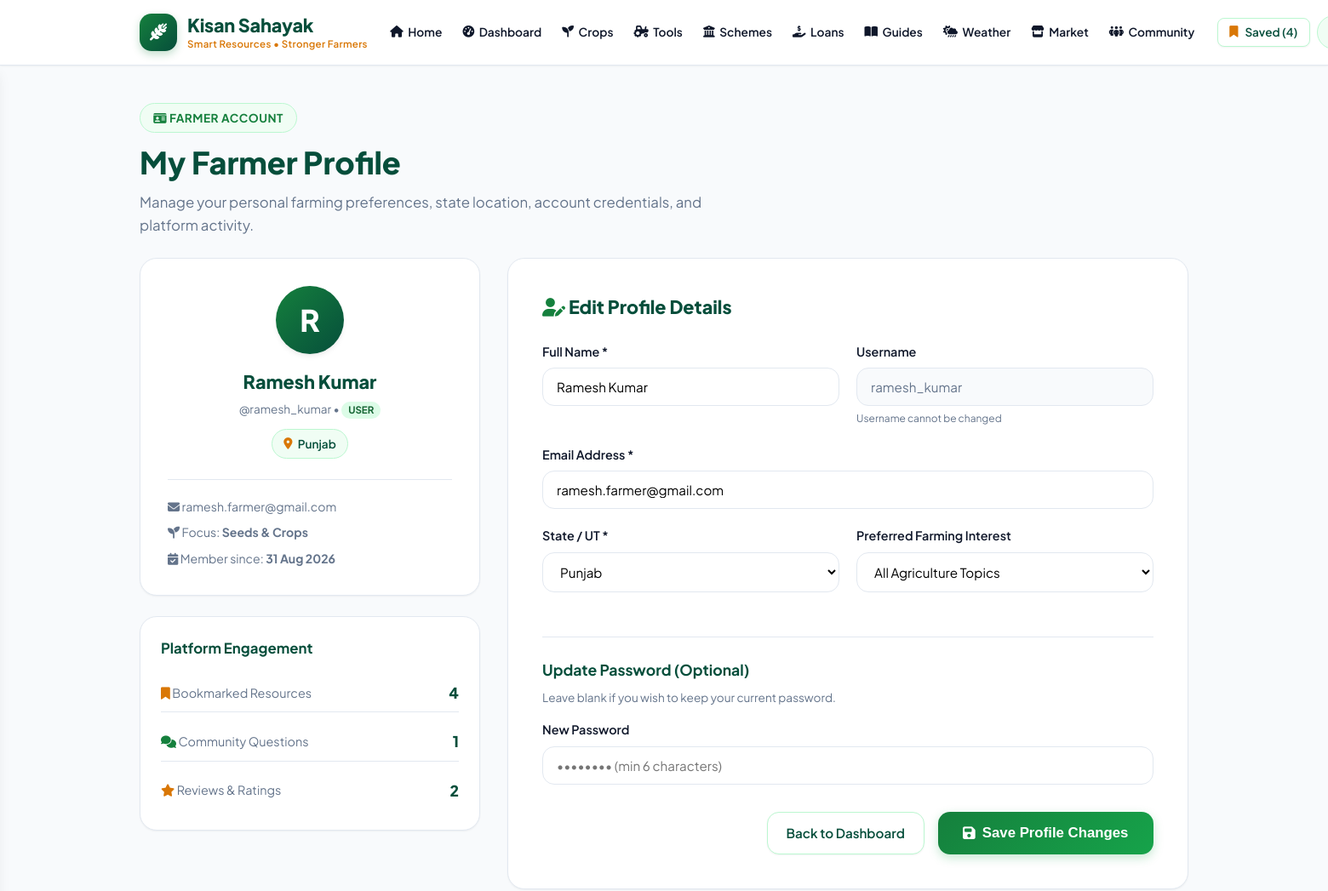
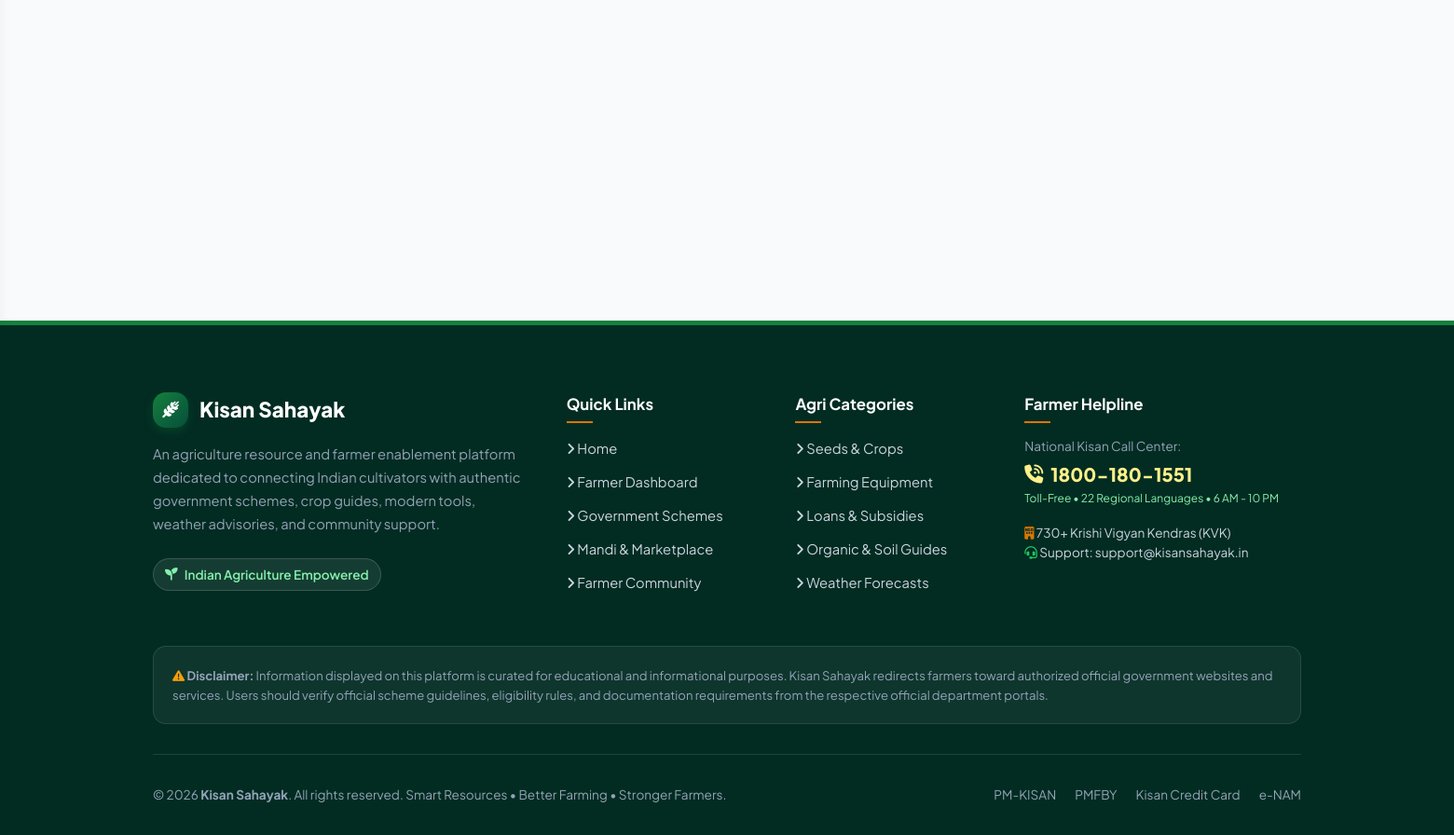
Screenshot of /profile (signed in) with the database file from the repository (2 pictures, top to bottom).
### tables this page shows
CREATE TABLE users (
        id INTEGER PRIMARY KEY AUTOINCREMENT,
        full_name TEXT NOT NULL,
        username TEXT UNIQUE NOT NULL,
        email TEXT UNIQUE NOT NULL,
        password_hash TEXT NOT NULL,
        state TEXT DEFAULT 'General',
        preferred_category TEXT DEFAULT 'General',
        role TEXT DEFAULT 'user',
        created_at TIMESTAMP DEFAULT CURRENT_TIMESTAMP
    );

### app.py (the view, shortened to what this page needs)
@app.route('/profile', methods=['GET', 'POST'])
@login_required
def profile():
    conn = get_db()
    user_id = g.user['id']
    user_info = conn.execute("SELECT * FROM users WHERE id = ?", (user_id,)).fetchone()
    bookmarks_count = conn.execute("SELECT COUNT(*) FROM bookmarks WHERE user_id = ?", (user_id,)).fetchone()[0]
    posts_count = conn.execute("SELECT COUNT(*) FROM community_posts WHERE user_id = ?", (user_id,)).fetchone()[0]
    feedback_count = conn.execute("SELECT COUNT(*) FROM feedback WHERE user_id = ?", (user_id,)).fetchone()[0]
    conn.close()
    return render_template(
        'profile.html',
        user=user_info,
        bookmarks_count=bookmarks_count,
        posts_count=posts_count,
        feedback_count=feedback_count
    )

### app.py (called while the page is built, shortened)
@app.before_request
def setup_security_and_user():
    if 'csrf_token' not in session:
        session['csrf_token'] = secrets.token_hex(32)
    user_id = session.get('user_id')
    if user_id is None:
        g.user = None
    else:
        conn = get_db()
        user = conn.execute("SELECT * FROM users WHERE id = ?", (user_id,)).fetchone()
        conn.close()
        g.user = user

@app.context_processor
def inject_global_vars():
    user_id = session.get('user_id')
    bookmarked_ids = set()
    if user_id:
        conn = get_db()
        b_rows = conn.execute("SELECT resource_id FROM bookmarks WHERE user_id = ?", (user_id,)).fetchall()
        bookmarked_ids = {row['resource_id'] for row in b_rows}
        conn.close()
    return {
        'current_user': g.user,
        'bookmarked_ids': bookmarked_ids,
        'indian_states': INDIAN_STATES,
        'now_year': datetime.now().year,
        'csrf_token': session.get('csrf_token', '')
    }

@app.template_filter('format_date')
def format_date_filter(value):
    if not value:
        return ''
    try:
        val_str = str(value).strip()
        if 'T' in val_str:
            dt = datetime.fromisoformat(val_str.replace('Z', '+00:00'))
        elif len(val_str) >= 19:
            dt = datetime.strptime(val_str[:19], "%Y-%m-%d %H:%M:%S")
        elif len(val_str) >= 10:
            dt = datetime.strptime(val_str[:10], "%Y-%m-%d")
        else:
            return val_str
        return dt.strftime("%d %b %Y")
    except Exception:
        return str(value)[:10]

def login_required(f):
    @wraps(f)
    def decorated_function(*args, **kwargs):
        if g.user is None:
            flash('Please log in to access this feature.', 'warning')
            return redirect(url_for('login', next=request.path))
        return f(*args, **kwargs)
    return decorated_function

### database.py (called while the page is built)
def get_db(db_path=None):
    if db_path is None:
        db_path = os.environ.get('KISAN_DB_PATH', DB_PATH)
    folder = os.path.dirname(db_path)
    if folder:
        os.makedirs(folder, exist_ok=True)
    conn = sqlite3.connect(db_path)
    conn.row_factory = sqlite3.Row
    conn.execute("PRAGMA foreign_keys = ON")
    return conn

### templates/profile.html (shortened to what this page needs)
{% extends "base.html" %}
{% block content %}
<div class="container" style="padding-top: 1.5rem; padding-bottom: 4rem;">
  <div class="section-header" style="text-align: left; margin-bottom: 1.5rem;">
    <span class="section-badge"><i class="fa-solid fa-id-card"></i> Farmer Account</span>
    <h1 class="section-title">My Farmer Profile</h1>
    <p class="section-subtitle" style="margin: 0;">
      Manage your personal farming preferences, state location, account credentials, and platform activity.
    </p>
  </div>
  <div style="display: grid; grid-template-columns: 1fr 2fr; gap: 2rem;">
    <div>
      <div style="background: #ffffff; border: 1px solid var(--border-light); border-radius: var(--radius-lg); padding: 2rem; box-shadow: var(--shadow-sm); text-align: center; margin-bottom: 1.5rem;">
        <div style="width: 80px; height: 80px; background: linear-gradient(135deg, var(--primary-green), var(--forest-dark)); color: #fff; border-radius: 50%; display: flex; align-items: center; justify-content: center; font-size: 2.2rem; font-weight: 800; margin: 0 auto 1rem; box-shadow: var(--shadow-md);">
          {{ user.full_name[:1] }}
        </div>
        <h2 style="font-size: 1.35rem; font-weight: 800; color: var(--forest-dark); margin-bottom: 0.25rem;">{{ user.full_name }}</h2>
        <div style="font-size: 0.85rem; color: var(--text-muted); margin-bottom: 0.75rem;">@{{ user.username }} &bull; <span class="admin-tag" style="background: #dcfce7; color: #166534;">{{ user.role|upper }}</span></div>
        <div style="display: inline-flex; align-items: center; gap: 0.4rem; background: var(--mint-bg); border: 1px solid var(--border-green); padding: 0.35rem 0.85rem; border-radius: var(--radius-full); font-size: 0.85rem; color: var(--forest-dark); font-weight: 600;">
          <i class="fa-solid fa-location-dot" style="color: var(--amber-warm);"></i> {{ user.state }}
        </div>
        <div style="margin-top: 1.5rem; padding-top: 1.25rem; border-top: 1px solid var(--border-light); text-align: left; font-size: 0.88rem; color: var(--text-muted);">
          <div style="margin-bottom: 0.5rem;"><i class="fa-solid fa-envelope"></i> {{ user.email }}</div>
          <div style="margin-bottom: 0.5rem;"><i class="fa-solid fa-seedling"></i> Focus: <strong>{{ user.preferred_category }}</strong></div>
          <div><i class="fa-solid fa-calendar-check"></i> Member since: <strong>{{ user.created_at|format_date }}</strong></div>
        </div>
      </div>
      <div style="background: #ffffff; border: 1px solid var(--border-light); border-radius: var(--radius-lg); padding: 1.5rem; box-shadow: var(--shadow-sm);">
        <h3 style="font-size: 1.05rem; font-weight: 700; color: var(--forest-dark); margin-bottom: 1rem;">Platform Engagement</h3>
        <div style="display: flex; flex-direction: column; gap: 0.75rem;">
          <div style="display: flex; justify-content: space-between; align-items: center; padding: 0.5rem 0; border-bottom: 1px solid var(--border-light);">
            <span style="font-size: 0.9rem; color: var(--text-muted);"><i class="fa-solid fa-bookmark" style="color: var(--amber-warm);"></i> Bookmarked Resources</span>
            <span style="font-weight: 800; font-size: 1.1rem; color: var(--forest-dark);">{{ bookmarks_count }}</span>
          </div>
          <div style="display: flex; justify-content: space-between; align-items: center; padding: 0.5rem 0; border-bottom: 1px solid var(--border-light);">
            <span style="font-size: 0.9rem; color: var(--text-muted);"><i class="fa-solid fa-comments" style="color: var(--primary-green);"></i> Community Questions</span>
            <span style="font-weight: 800; font-size: 1.1rem; color: var(--forest-dark);">{{ posts_count }}</span>
          </div>
          <div style="display: flex; justify-content: space-between; align-items: center; padding: 0.5rem 0;">
            <span style="font-size: 0.9rem; color: var(--text-muted);"><i class="fa-solid fa-star" style="color: var(--amber-warm);"></i> Reviews & Ratings</span>
            <span style="font-weight: 800; font-size: 1.1rem; color: var(--forest-dark);">{{ feedback_count }}</span>
          </div>
        </div>
      </div>
    </div>
    <div style="background: #ffffff; border: 1px solid var(--border-light); border-radius: var(--radius-lg); padding: 2.5rem; box-shadow: var(--shadow-sm);">
      <h2 style="font-size: 1.35rem; font-weight: 800; color: var(--forest-dark); margin-bottom: 1.5rem;">
        <i class="fa-solid fa-user-pen" style="color: var(--primary-green);"></i> Edit Profile Details
      </h2>
      <form action="{{ url_for('profile') }}" method="POST">
        <div style="display: grid; grid-template-columns: 1fr 1fr; gap: 1.25rem;">
          <div class="form-group">
            <label for="profName" class="form-label">Full Name *</label>
            <input type="text" name="full_name" id="profName" class="form-control" value="{{ user.full_name }}" required>
          </div>
          <div class="form-group">
            <label class="form-label">Username</label>
            <input type="text" class="form-control" value="{{ user.username }}" disabled style="background-color: var(--bg-page); color: var(--text-muted);">
            <small style="font-size: 0.75rem; color: var(--text-muted);">Username cannot be changed</small>
          </div>
        </div>
        <div class="form-group">
          <label for="profEmail" class="form-label">Email Address *</label>
          <input type="email" name="email" id="profEmail" class="form-control" value="{{ user.email }}" required>
        </div>
        <div style="display: grid; grid-template-columns: 1fr 1fr; gap: 1.25rem;">
          <div class="form-group">
            <label for="profState" class="form-label">State / UT *</label>
            <select name="state" id="profState" class="form-control" required>
              {% for st in indian_states %}
                <option value="{{ st }}" {% if user.state == st %}selected{% endif %}>{{ st }}</option>
              {% endfor %}
            </select>
          </div>
          <div class="form-group">
            <label for="profPref" class="form-label">Preferred Farming Interest</label>
            <select name="preferred_category" id="profPref" class="form-control">
              <option value="General" {% if user.preferred_category == 'General' %}selected{% endif %}>All Agriculture Topics</option>
            </select>
          </div>
        </div>
        <div style="margin-top: 2rem; padding-top: 1.5rem; border-top: 1px solid var(--border-light);">
          <h3 style="font-size: 1.1rem; font-weight: 700; color: var(--forest-dark); margin-bottom: 0.5rem;">Update Password (Optional)</h3>
          <p style="font-size: 0.85rem; color: var(--text-muted); margin-bottom: 1rem;">Leave blank if you wish to keep your current password.</p>
          <div class="form-group">
            <label for="newPass" class="form-label">New Password</label>
            <input type="password" name="new_password" id="newPass" class="form-control" placeholder="•••••••• (min 6 characters)" minlength="6">
          </div>
        </div>
        <div style="display: flex; justify-content: flex-end; gap: 1rem; margin-top: 2rem;">
          <a href="{{ url_for('dashboard') }}" class="btn btn-secondary">Back to Dashboard</a>
          <button type="submit" class="btn btn-primary btn-lg">
            <i class="fa-solid fa-floppy-disk"></i> Save Profile Changes
          </button>
        </div>
      </form>
    </div>
  </div>
</div>
{% endblock %}

### static/css/style.css (style rules this page uses)
:root { --primary-green: #15803d; --primary-light: #22c55e; --primary-dark: #14532d; --forest-dark: #064e3b; --forest-deep: #022c22; --mint-bg: #f0fdf4; --mint-subtle: #dcfce7; --amber-warm: #d97706; --amber-light: #fef3c7; --earth-brown: #78350f; --bg-page: #f8fafc; --card-bg: #ffffff; --text-main: #0f172a; --text-muted: #64748b; --text-light: #94a3b8; --border-light: #e2e8f0; --border-green: #bbf7d0; --shadow-sm: 0 1px 2px 0 rgb(0 0 0 / 0.05); --shadow-md: 0 4px 6px -1px rgb(0 0 0 / 0.07), 0 2px 4px -2px rgb(0 0 0 / 0.05); --shadow-lg: 0 10px 15px -3px rgb(0 0 0 / 0.08), 0 4px 6px -4px rgb(0 0 0 / 0.05); --shadow-hover: 0 20px 25px -5px rgb(21 128 61 / 0.12), 0 8px 10px -6px rgb(21 128 61 / 0.08); --radius-sm: 8px; --radius-md: 14px; --radius-lg: 20px; --radius-full: 9999px; --transition-fast: all 0.2s cubic-bezier(0.4, 0, 0.2, 1); --transition-smooth: all 0.3s cubic-bezier(0.4, 0, 0.2, 1); }
* { box-sizing: border-box; margin: 0; padding: 0; }
html { scroll-behavior: smooth; }
body { font-family: 'Plus Jakarta Sans', -apple-system, BlinkMacSystemFont, 'Segoe UI', Roboto, Helvetica, Arial, sans-serif; background-color: var(--bg-page); color: var(--text-main); line-height: 1.6; -webkit-font-smoothing: antialiased; min-height: 100vh; display: flex; flex-direction: column; }
a { color: var(--primary-green); text-decoration: none; transition: var(--transition-fast); }
.container { width: 100%; max-width: 1280px; margin: 0 auto; padding: 0 1.5rem; }
.admin-tag { background-color: #fee2e2; color: #b91c1c; padding: 0.15rem 0.5rem; border-radius: var(--radius-full); font-size: 0.72rem; font-weight: 700; text-transform: uppercase; transition: transform 0.2s ease, background-color 0.2s ease; }
.btn { display: inline-flex; align-items: center; justify-content: center; gap: 0.5rem; padding: 0.65rem 1.35rem; font-size: 0.95rem; font-weight: 600; border-radius: var(--radius-md); border: none; cursor: pointer; transition: transform 0.2s cubic-bezier(0.34, 1.56, 0.64, 1), box-shadow 0.25s ease, background-color 0.2s ease, border-color 0.2s ease, color 0.2s ease; text-align: center; text-decoration: none; line-height: 1.4; user-select: none; }
.btn-primary { background: linear-gradient(135deg, var(--primary-green), #16a34a); color: #ffffff; box-shadow: 0 4px 12px rgba(22, 163, 74, 0.25); }
.btn-secondary { background-color: var(--card-bg); color: var(--forest-dark); border: 1.5px solid var(--border-green); box-shadow: var(--shadow-sm); }
.btn-lg { padding: 0.85rem 1.85rem; font-size: 1.05rem; border-radius: var(--radius-md); }
.section-header { text-align: center; margin-bottom: 3rem; position: relative; }
.section-badge { display: inline-block; background-color: var(--mint-bg); color: var(--primary-green); border: 1px solid var(--border-green); padding: 0.35rem 0.95rem; border-radius: var(--radius-full); font-size: 0.85rem; font-weight: 700; text-transform: uppercase; letter-spacing: 0.5px; margin-bottom: 0.75rem; transition: transform 0.2s ease; }
.section-title { font-size: 2.25rem; font-weight: 800; color: var(--forest-dark); line-height: 1.25; margin-bottom: 0.75rem; }
.section-subtitle { font-size: 1.05rem; color: var(--text-muted); max-width: 680px; margin: 0 auto; }
.form-group { margin-bottom: 1.25rem; }
.form-label { display: block; font-size: 0.9rem; font-weight: 600; color: var(--text-main); margin-bottom: 0.45rem; }
.form-control { width: 100%; padding: 0.75rem 1rem; font-size: 0.95rem; border: 1.5px solid var(--border-light); border-radius: var(--radius-md); outline: none; transition: border-color 0.2s ease, box-shadow 0.2s ease, transform 0.2s ease; background-color: #ffffff; font-family: inherit; }
.reveal-on-scroll { opacity: 0; transform: translateY(22px); transition: opacity 0.65s cubic-bezier(0.16, 1, 0.3, 1), transform 0.65s cubic-bezier(0.16, 1, 0.3, 1); will-change: opacity, transform; }
.reveal-on-scroll.is-revealed { opacity: 1; transform: translateY(0); }

### rows the page displays
users: full_name "R", full_name "Ramesh Kumar", username "ramesh_kumar", role "USER", state "Punjab", email "ramesh.farmer@gmail.com", preferred_category "Seeds & Crops", created_at "31 Aug 2026"

### other values shown
{{ bookmarked_ids|length }} "4"
{{ bookmarks_count }} "4"
{{ posts_count }} "1"
{{ feedback_count }} "2"
